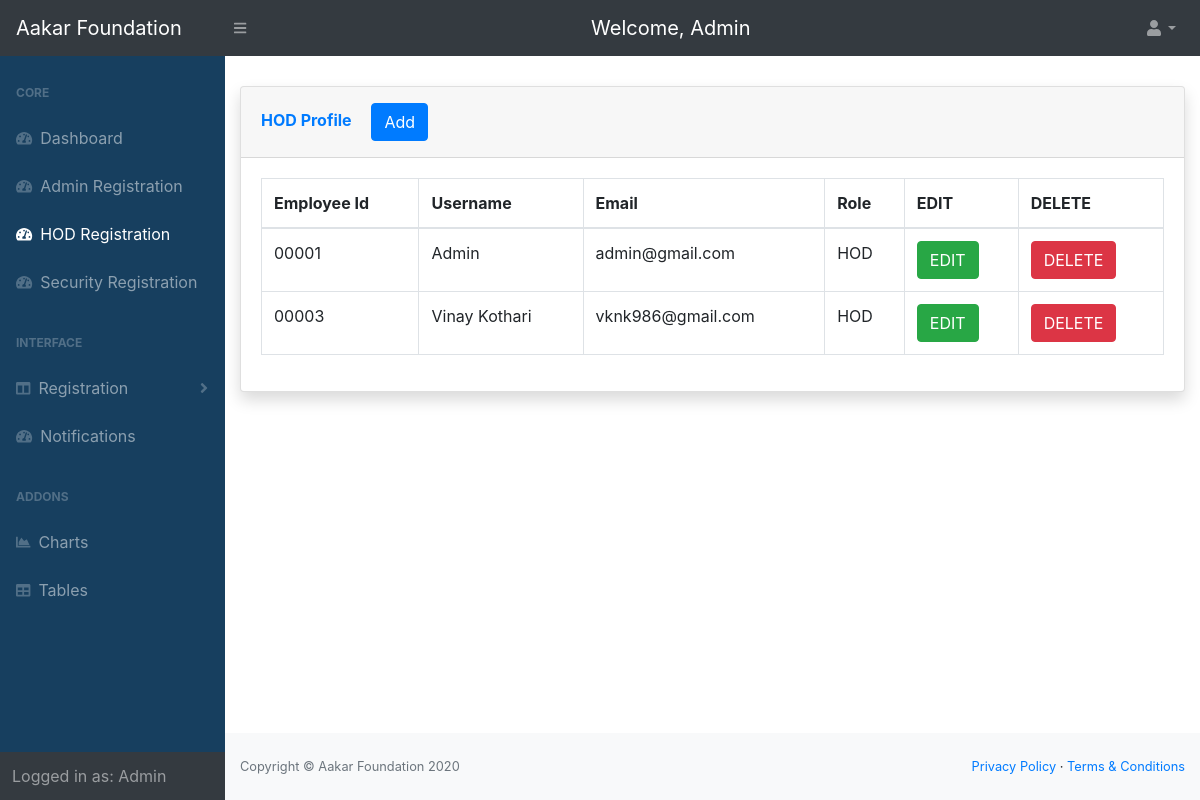
Page /admin_4/add_hod_4.php (signed in) on the earlier database version.
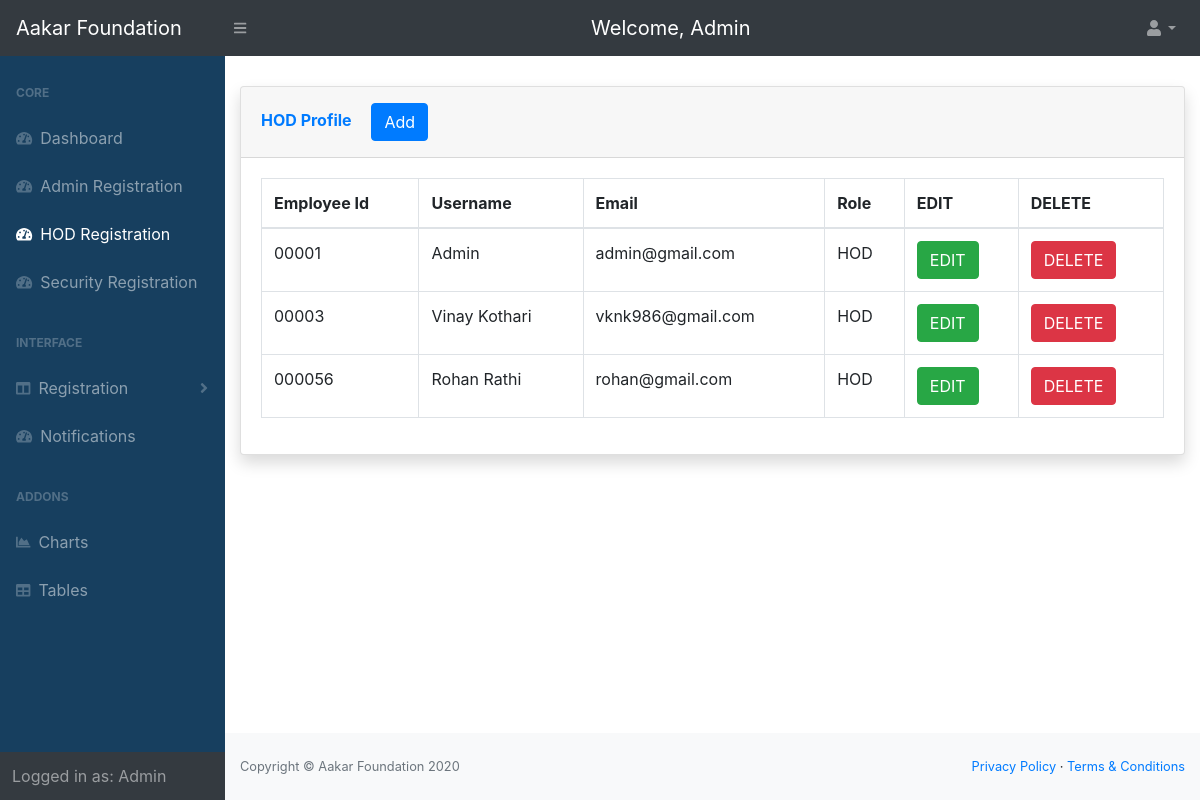
Same page on the later database version.
### tables this page shows
CREATE TABLE `hod` (
  `hod_id` varchar(20) NOT NULL,
  `username` varchar(45) NOT NULL,
  `email` varchar(45) NOT NULL,
  `password` text NOT NULL,
  `first_name` varchar(45) NOT NULL,
  `last_name` varchar(45) NOT NULL,
  `admin_id` varchar(20) NOT NULL
);

### php-utils/signup.utils.php (called while the page is built, shortened)
<?php
if(!function_exists("getUserData")) {
  function getUserData($link,$type,$assignedBy) {
    $query = "SELECT * FROM `".$type."` ".
    (
      (strcmp($type,'employee')==0) ? "WHERE `hod_id` = ".$assignedBy : ""
    )
    .";";
    $result = mysqli_query($link,$query);
    return $result;
  }
}
?>

### admin_4/add_hod_4.php (the view, shortened to what this page needs)
<?php
include('header_4.php');
include('navbar_4.php');
include('../php-utils/db/db.variables.php');
include('../php-utils/db/db.connection.php');
include('../php-utils/signup.utils.php');
$link = connectionToDB($host, $username, $pass, $db);
$result = getUserData($link,'hod',$_SESSION['id']);
?>
 <main style="margin-top: 30px;">
        <div class="container-fluid">
            <div class="card shadow mb-4">
                <div class="card-header py-3">
                    <h6 class="m-0 font-weight-bold text-primary">HOD Profile
                        <button type="button" class="ml-3 btn btn-primary text-left" data-toggle="modal" data-target="#addhodprofile">Add</button>
                    </h6>
                </div>
                <div class="card-body">
                    <div class="table-responsive">
                        <table class="table table-bordered" id="dataTable" width="100%" cellspacing="0">
                            <thead>
                                <tr>
                                    <th> Employee Id </th>
                                    <th> Username </th>
                                    <th> Email </th>
                                    <th> Role </th>
                                    <th> EDIT </th>
                                    <th> DELETE </th>
                                </tr>
                            </thead>
                            <tbody>
                            <?php
while($row = mysqli_fetch_array($result,MYSQLI_ASSOC)){
echo '<tr>
<td>'.$row['hod_id'].'</td>
<td>'.$row['first_name'].' '.$row['last_name'].'</td>
<td>'.$row['email'].'</td>
<td>HOD</td>
<td>
<button type="submit" name="edit_btn" class="btn btn-success"> EDIT</button>
</td>
<td>
<button type="submit" name="delete_btn" class="btn btn-danger"> DELETE</button>
</td>
</tr>';
}
?>
                            </tbody>
                        </table>
                    </div>
                </div>
            </div>
        </div>
    </main>
<?php
include('footer_4.php');
include('scripts_4.php');
?>

Differences in the rows shown:
added hod: hod_id "000056", first_name "Rohan", last_name "Rathi", email "rohan@gmail.com"
